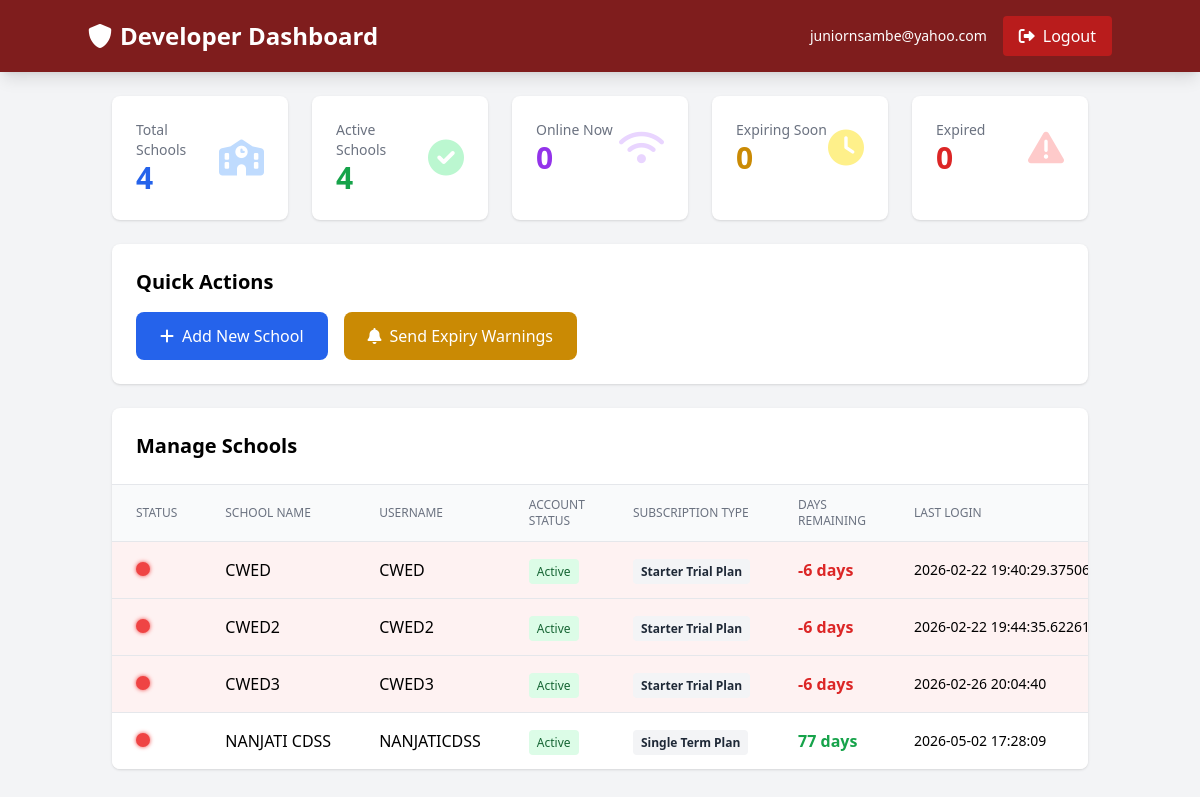
The app's page /dev/dashboard (signed in), older data.
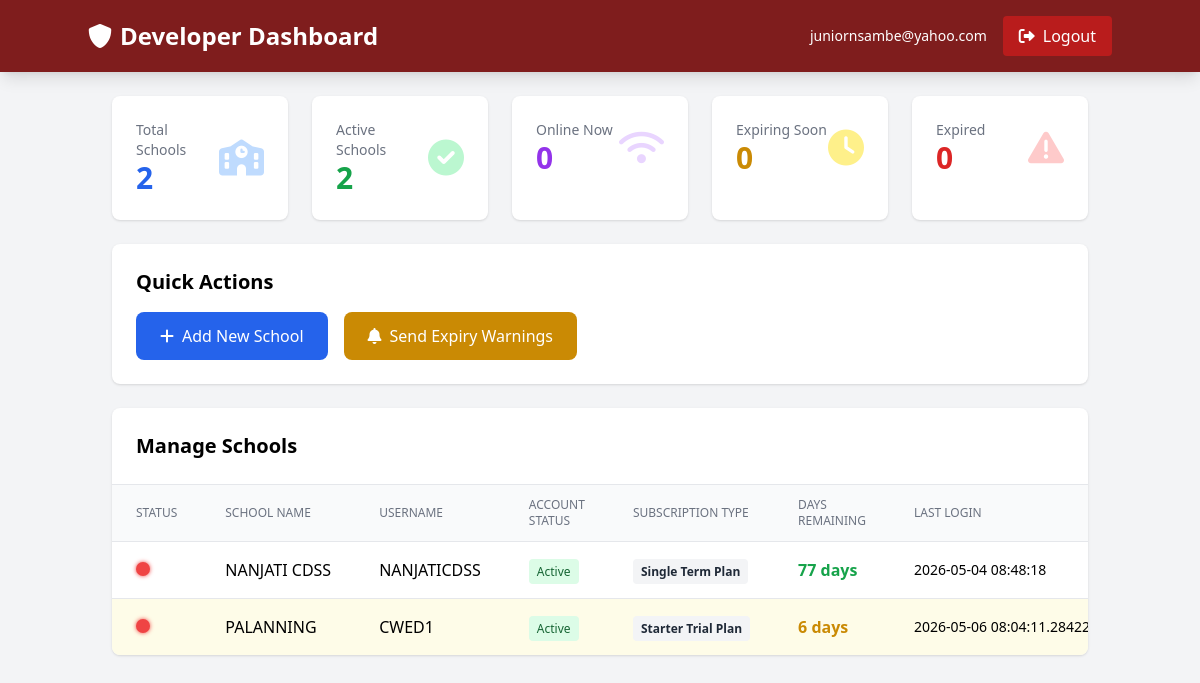
The same page, newer data.
### tables this page shows
CREATE TABLE schools (
                id INTEGER PRIMARY KEY AUTOINCREMENT,
                school_name TEXT NOT NULL,
                username TEXT UNIQUE NOT NULL,
                password_hash TEXT NOT NULL,
                is_active BOOLEAN DEFAULT 1,
                is_locked BOOLEAN DEFAULT 0,
                subscription_start DATE,
                subscription_end DATE,
                subscription_status TEXT DEFAULT 'UNPAID',
                last_login DATETIME,
                created_at DATETIME DEFAULT CURRENT_TIMESTAMP,
                updated_at DATETIME DEFAULT CURRENT_TIMESTAMP
            , subscription_type TEXT DEFAULT "TRIAL", expiry_date DATE, last_activity DATETIME, must_change_password INTEGER DEFAULT 0, otp_code TEXT, otp_expiry TEXT);

### app.py (the view)
@app.route('/dev/dashboard')
@require_developer
def dev_dashboard():
    with get_db() as conn:
        cursor = conn.cursor()
        cursor.execute('''
            SELECT id, school_name, username, is_active, is_locked,
                   subscription_type, subscription_status, expiry_date, subscription_end,
                   last_login, last_activity
            FROM schools WHERE school_name != 'DEVELOPER_ACCOUNT'
            ORDER BY school_name
        ''')
        schools_raw = cursor.fetchall()
        schools = []
        current_time = datetime.utcnow()
        print(f"\n=== ONLINE STATUS DEBUG ===")
        print(f"Current UTC time: {current_time.strftime('%Y-%m-%d %H:%M:%S')}")
        for school in schools_raw:
            school_dict = dict(school)
            expiry = school_dict.get('expiry_date') or school_dict.get('subscription_end') or None
            school_dict['days_remaining'] = calculate_days_remaining(expiry) if expiry else 0
            is_online = False
            last_activity = school_dict.get('last_activity')
            print(f"\nSchool: {school_dict['school_name']}")
            print(f"  last_activity: {last_activity}")
            if last_activity:
                try:
                    last_time = datetime.strptime(str(last_activity), '%Y-%m-%d %H:%M:%S')
                    time_diff = current_time - last_time
                    seconds_ago = time_diff.total_seconds()
                    minutes_ago = seconds_ago / 60
                    print(f"  Minutes ago: {minutes_ago:.2f}")
                    print(f"  Seconds ago: {seconds_ago:.2f}")
                    if seconds_ago < 300:  # 5 minutes = 300 seconds
                        is_online = True
                        print(f"  Status: ONLINE ✓")
                    else:
                        print(f"  Status: OFFLINE (too old)")
                except Exception as e:
                    print(f"  Error parsing: {e}")
            else:
                print(f"  Status: OFFLINE (no activity)")
            school_dict['is_online'] = is_online
            schools.append(school_dict)
        print(f"\n=== END DEBUG ===\n")
    stats = get_developer_stats()
    return render_template('developer_dashboard.html',
                          schools=schools,
                          stats=stats,
                          subscription_plans=SUBSCRIPTION_PLANS,
                          session=session)

### app.py (called while the page is built)
@app.before_request
def update_last_activity():
    if 'user' in session and not session.get('user', {}).get('is_developer'):
        school_id = get_current_school_id()
        if school_id:
            try:
                timestamp = datetime.utcnow().strftime('%Y-%m-%d %H:%M:%S')
                with get_db() as conn:
                    cursor = conn.cursor()
                    cursor.execute('''
                        UPDATE schools
                        SET last_activity = ?
                        WHERE id = ?
                    ''', (timestamp, school_id))
                print(f"✓ Updated activity for school_id={school_id} at {timestamp}")
            except Exception as e:
                print(f"✗ Error updating activity for school_id={school_id}: {e}")

def calculate_days_remaining(expiry_date_str):
    if not expiry_date_str or expiry_date_str == 'None':
        return 0
    try:
        today = datetime.utcnow().date()
        expiry = datetime.strptime(str(expiry_date_str), "%Y-%m-%d").date()
        return (expiry - today).days
    except Exception as e:
        print(f"Error calculating days remaining: {e}")
        return 0

### templates/developer_dashboard.html (shortened to what the changed rows need)
<!DOCTYPE html>
<html lang="en">
<head>
    <script src="https://cdn.tailwindcss.com"></script>
    <link rel="stylesheet" href="https://cdnjs.cloudflare.com/ajax/libs/font-awesome/6.0.0/css/all.min.css">
</head>
<body class="bg-gray-100">
    <div class="min-h-screen">
        <header class="bg-red-900 text-white p-4 shadow-lg">
            <div class="container mx-auto flex justify-between items-center">
                <h1 class="text-2xl font-bold">
                    <i class="fas fa-shield-alt mr-2"></i>Developer Dashboard
                </h1>
            </div>
        </header>
        <div class="container mx-auto p-6">
            <div class="grid grid-cols-1 md:grid-cols-5 gap-6 mb-6">
                <div class="bg-white rounded-lg shadow p-6">
                    <div class="flex items-center justify-between">
                        <div>
                            <p class="text-gray-500 text-sm">Total Schools</p>
                            <p class="text-3xl font-bold text-blue-600">{{ stats.total_schools }}</p>
                        </div>
                    </div>
                </div>
                <div class="bg-white rounded-lg shadow p-6">
                    <div class="flex items-center justify-between">
                        <div>
                            <p class="text-gray-500 text-sm">Active Schools</p>
                            <p class="text-3xl font-bold text-green-600">{{ stats.active_schools }}</p>
                        </div>
                    </div>
                </div>
            </div>
            <div class="bg-white rounded-lg shadow p-6 mb-6">
                <h2 class="text-xl font-bold mb-4">Quick Actions</h2>
            </div>
            <div class="bg-white rounded-lg shadow overflow-hidden">
                <div class="p-6 border-b">
                    <h2 class="text-xl font-bold">Manage Schools</h2>
                </div>
                <div class="overflow-x-auto">
                    <table class="min-w-full divide-y divide-gray-200">
                        <thead class="bg-gray-50">
                            <tr>
                                <th class="px-6 py-3 text-left text-xs font-medium text-gray-500 uppercase">Status</th>
                                <th class="px-6 py-3 text-left text-xs font-medium text-gray-500 uppercase">School Name</th>
                                <th class="px-6 py-3 text-left text-xs font-medium text-gray-500 uppercase">Username</th>
                                <th class="px-6 py-3 text-left text-xs font-medium text-gray-500 uppercase">Account Status</th>
                                <th class="px-6 py-3 text-left text-xs font-medium text-gray-500 uppercase">Subscription Type</th>
                                <th class="px-6 py-3 text-left text-xs font-medium text-gray-500 uppercase">Days Remaining</th>
                                <th class="px-6 py-3 text-left text-xs font-medium text-gray-500 uppercase">Last Login</th>
                            </tr>
                        </thead>
                        <tbody class="bg-white divide-y divide-gray-200">
                            {% for school in schools %}
                            <tr class="{% if school.get('days_remaining', 0) <= 14 and school.get('days_remaining', 0) > 0 %}bg-yellow-50{% elif school.get('days_remaining', 0) <= 0 %}bg-red-50{% endif %}">
                                <td class="px-6 py-4 whitespace-nowrap">
                                    <span class="status-indicator {% if school.is_online %}online{% else %}offline{% endif %}"
                                          title="{% if school.is_online %}Online{% else %}Offline{% endif %}"></span>
                                </td>
                                <td class="px-6 py-4 whitespace-nowrap">{{ school.school_name }}</td>
                                <td class="px-6 py-4 whitespace-nowrap">{{ school.username }}</td>
                                <td class="px-6 py-4 whitespace-nowrap">
                                    {% if school.is_locked %}
                                    <span class="px-2 py-1 text-xs bg-red-100 text-red-800 rounded">Locked</span>
                                    {% elif school.is_active %}
                                    <span class="px-2 py-1 text-xs bg-green-100 text-green-800 rounded">Active</span>
                                    {% else %}
                                    <span class="px-2 py-1 text-xs bg-gray-100 text-gray-800 rounded">Inactive</span>
                                    {% endif %}
                                </td>
                                <td class="px-6 py-4 whitespace-nowrap">
                                    <span class="px-2 py-1 text-xs font-semibold rounded
                                        {% if school.get('subscription_type') == 'PAID' %}bg-green-100 text-green-800
                                        {% elif school.get('subscription_type') == 'TRIAL' %}bg-blue-100 text-blue-800
                                        {% else %}bg-gray-100 text-gray-800{% endif %}">
                                        {{ school.get('subscription_type', 'TRIAL') }}
                                    </span>
                                </td>
                                <td class="px-6 py-4 whitespace-nowrap">
                                    <span class="font-bold
                                        {% if school.get('days_remaining', 0) > 14 %}text-green-600
                                        {% elif school.get('days_remaining', 0) > 0 %}text-yellow-600
                                        {% else %}text-red-600{% endif %}">
                                        {{ school.get('days_remaining', 0) }} days
                                    </span>
                                </td>
                                <td class="px-6 py-4 whitespace-nowrap text-sm">
                                    {{ school.last_login or 'Never' }}
                                </td>
                            </tr>
                            {% endfor %}
                        </tbody>
                    </table>
                </div>
            </div>
        </div>
    </div>
</body>
</html>

Row changes from the older to the newer data that the page shows:
removed schools: school_name "CWED", username "CWED", is_locked "Active", get "Starter Trial Plan", get "-6", last_login "2026-02-22…"
removed schools: school_name "CWED2", username "CWED2", is_locked "Active", get "Starter Trial Plan", get "-6", last_login "2026-02-22…"
removed schools: school_name "CWED3", username "CWED3", is_locked "Active", get "Starter Trial Plan", get "-6", last_login "2026-02-26 20:04:40"
changed schools "NANJATI CDSS": last_login "2026-05-02 17:28:09" → "2026-05-04 08:48:18"
added schools: school_name "PALANNING", username "CWED1", is_locked "Active", get "Starter Trial Plan", get "6", last_login "2026-05-06…"
Text that changed along with them:
{{ stats.total_schools }}: "4" → "2"
{{ stats.active_schools }}: "4" → "2"
